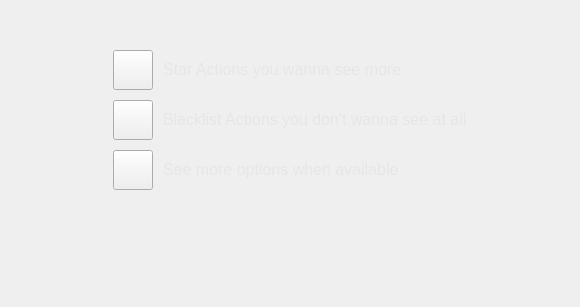
                   <widget class="QWidget" name="iconsPage">
                    <layout class="QGridLayout" name="gridLayout_8">
                     <property name="leftMargin">
                      <number>0</number>
                     </property>
                     <property name="topMargin">
                      <number>0</number>
                     </property>
                     <property name="rightMargin">
                      <number>0</number>
                     </property>
                     <property name="bottomMargin">
                      <number>0</number>
                     </property>
                     <item row="0" column="0">
                      <spacer name="horizontalSpacer_12">
                       <property name="orientation">
                        <enum>Qt::Horizontal</enum>
                       </property>
                       <property name="sizeHint" stdset="0">
                        <size>
                         <width>113</width>
                         <height>20</height>
                        </size>
                       </property>
                      </spacer>
                     </item>
                     <item row="1" column="1">
                      <spacer name="verticalSpacer_8">
                       <property name="orientation">
                        <enum>Qt::Vertical</enum>
                       </property>
                       <property name="sizeHint" stdset="0">
                        <size>
                         <width>20</width>
                         <height>87</height>
                        </size>
                       </property>
                      </spacer>
                     </item>
                     <item row="0" column="2">
                      <spacer name="horizontalSpacer_13">
                       <property name="orientation">
                        <enum>Qt::Horizontal</enum>
                       </property>
                       <property name="sizeHint" stdset="0">
                        <size>
                         <width>113</width>
                         <height>20</height>
                        </size>
                       </property>
                      </spacer>
                     </item>
                     <item row="0" column="1">
                      <layout class="QVBoxLayout" name="verticalLayout_3">
                       <property name="spacing">
                        <number>10</number>
                       </property>
                       <item>
                        <spacer name="verticalSpacer_14">
                         <property name="orientation">
                          <enum>Qt::Vertical</enum>
                         </property>
                         <property name="sizeHint" stdset="0">
                          <size>
                           <width>20</width>
                           <height>50</height>
                          </size>
                         </property>
                        </spacer>
                       </item>
                       <item>
                        <layout class="QHBoxLayout" name="horizontalLayout_9">
                         <item>
                          <widget class="QPushButton" name="starPicture">
                           <property name="minimumSize">
                            <size>
                             <width>40</width>
                             <height>40</height>
                            </size>
                           </property>
                           <property name="maximumSize">
                            <size>
                             <width>40</width>
                             <height>40</height>
                            </size>
                           </property>
                           <property name="styleSheet">
                            <string notr="true"/>
                           </property>
                           <property name="text">
                            <string/>
                           </property>
                           <property name="iconSize">
                            <size>
                             <width>40</width>
                             <height>40</height>
                            </size>
                           </property>
                          </widget>
                         </item>
                         <item>
                          <widget class="QLabel" name="title_35">
                           <property name="sizePolicy">
                            <sizepolicy hsizetype="Minimum" vsizetype="Minimum">
                             <horstretch>0</horstretch>
                             <verstretch>0</verstretch>
                            </sizepolicy>
                           </property>
                           <property name="minimumSize">
                            <size>
                             <width>0</width>
                             <height>25</height>
                            </size>
                           </property>
                           <property name="maximumSize">
                            <size>
                             <width>16777215</width>
                             <height>25</height>
                            </size>
                           </property>
                           <property name="font">
                            <font>
                             <pointsize>12</pointsize>
                            </font>
                           </property>
                           <property name="styleSheet">
                            <string notr="true">color: rgb(230, 230, 230);</string>
                           </property>
                           <property name="text">
                            <string>Star Actions you wanna see more</string>
                           </property>
                           <property name="alignment">
                            <set>Qt::AlignLeading|Qt::AlignLeft|Qt::AlignVCenter</set>
                           </property>
                          </widget>
                         </item>
                        </layout>
                       </item>
                       <item>
                        <layout class="QHBoxLayout" name="horizontalLayout_10">
                         <item>
                          <widget class="QPushButton" name="blacklistPicture">
                           <property name="minimumSize">
                            <size>
                             <width>40</width>
                             <height>40</height>
                            </size>
                           </property>
                           <property name="maximumSize">
                            <size>
                             <width>40</width>
                             <height>40</height>
                            </size>
                           </property>
                           <property name="styleSheet">
                            <string notr="true"/>
                           </property>
                           <property name="text">
                            <string/>
                           </property>
                           <property name="iconSize">
                            <size>
                             <width>40</width>
                             <height>40</height>
                            </size>
                           </property>
                          </widget>
                         </item>
                         <item>
                          <widget class="QLabel" name="title_36">
                           <property name="sizePolicy">
                            <sizepolicy hsizetype="Minimum" vsizetype="Minimum">
                             <horstretch>0</horstretch>
                             <verstretch>0</verstretch>
                            </sizepolicy>
                           </property>
                           <property name="minimumSize">
                            <size>
                             <width>0</width>
                             <height>25</height>
                            </size>
                           </property>
                           <property name="maximumSize">
                            <size>
                             <width>16777215</width>
                             <height>25</height>
                            </size>
                           </property>
                           <property name="font">
                            <font>
                             <pointsize>12</pointsize>
                            </font>
                           </property>
                           <property name="styleSheet">
                            <string notr="true">color: rgb(230, 230, 230);</string>
                           </property>
                           <property name="text">
                            <string>Blacklist Actions you don't wanna see at all</string>
                           </property>
                           <property name="alignment">
                            <set>Qt::AlignLeading|Qt::AlignLeft|Qt::AlignVCenter</set>
                           </property>
                          </widget>
                         </item>
                        </layout>
                       </item>
                       <item>
                        <layout class="QHBoxLayout" name="horizontalLayout_11">
                         <item>
                          <widget class="QPushButton" name="optionsPicture">
                           <property name="minimumSize">
                            <size>
                             <width>40</width>
                             <height>40</height>
                            </size>
                           </property>
                           <property name="maximumSize">
                            <size>
                             <width>40</width>
                             <height>40</height>
                            </size>
                           </property>
                           <property name="styleSheet">
                            <string notr="true"/>
                           </property>
                           <property name="text">
                            <string/>
                           </property>
                           <property name="iconSize">
                            <size>
                             <width>40</width>
                             <height>40</height>
                            </size>
                           </property>
                          </widget>
                         </item>
                         <item>
                          <widget class="QLabel" name="title_37">
                           <property name="sizePolicy">
                            <sizepolicy hsizetype="Minimum" vsizetype="Minimum">
                             <horstretch>0</horstretch>
                             <verstretch>0</verstretch>
                            </sizepolicy>
                           </property>
                           <property name="minimumSize">
                            <size>
                             <width>0</width>
                             <height>25</height>
                            </size>
                           </property>
                           <property name="maximumSize">
                            <size>
                             <width>16777215</width>
                             <height>25</height>
                            </size>
                           </property>
                           <property name="font">
                            <font>
                             <pointsize>12</pointsize>
                            </font>
                           </property>
                           <property name="styleSheet">
                            <string notr="true">color: rgb(230, 230, 230);</string>
                           </property>
                           <property name="text">
                            <string>See more options when available</string>
                           </property>
                           <property name="alignment">
                            <set>Qt::AlignLeading|Qt::AlignLeft|Qt::AlignVCenter</set>
                           </property>
                          </widget>
                         </item>
                        </layout>
                       </item>
                       <item>
                        <spacer name="verticalSpacer_17">
                         <property name="orientation">
                          <enum>Qt::Vertical</enum>
                         </property>
                         <property name="sizeType">
                          <enum>QSizePolicy::Minimum</enum>
                         </property>
                         <property name="sizeHint" stdset="0">
                          <size>
                           <width>20</width>
                           <height>10</height>
                          </size>
                         </property>
                        </spacer>
                       </item>
                       <item>
                        <spacer name="verticalSpacer_20">
                         <property name="orientation">
                          <enum>Qt::Vertical</enum>
                         </property>
                         <property name="sizeHint" stdset="0">
                          <size>
                           <width>20</width>
                           <height>20</height>
                          </size>
                         </property>
                        </spacer>
                       </item>
                      </layout>
                     </item>
                    </layout>
                   </widget>
